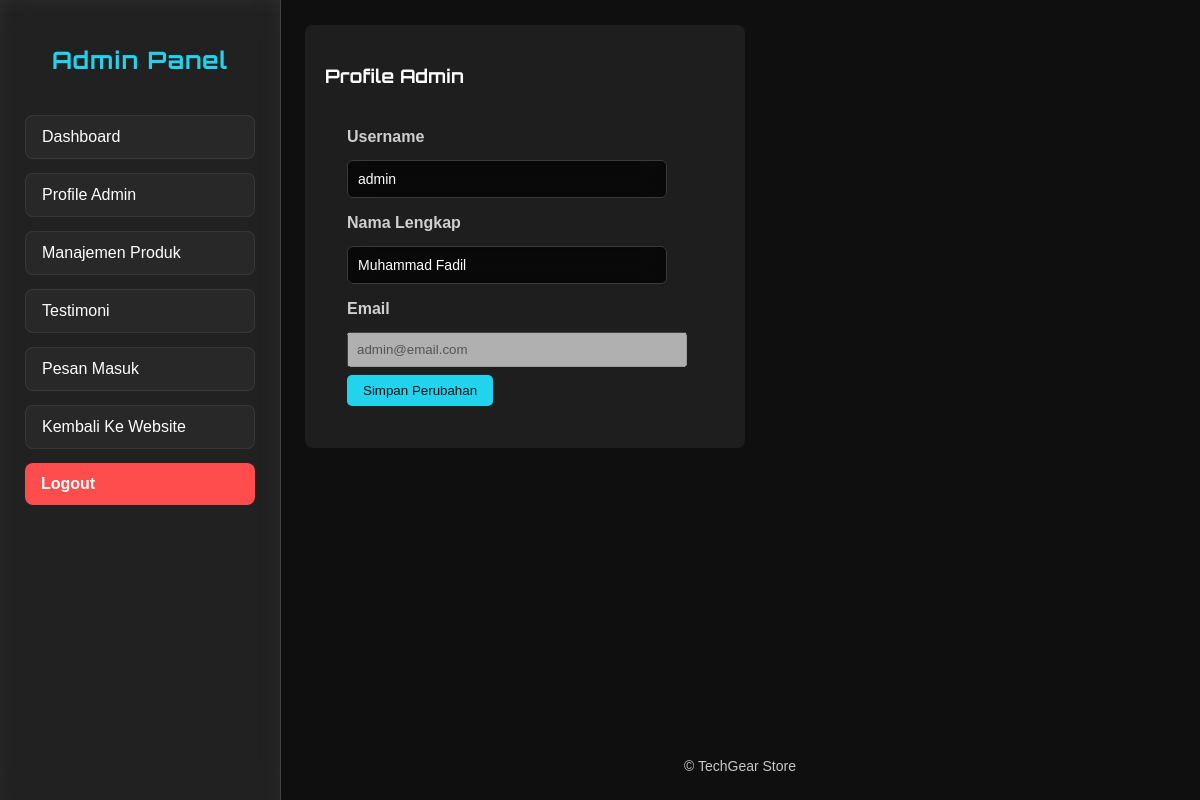
/pages/admin/profileAdmin.php (signed in), run on the app's committed database.
### tables this page shows
CREATE TABLE `users` (
  `id` int(11) NOT NULL,
  `username` varchar(50) NOT NULL,
  `email` varchar(100) NOT NULL,
  `password` varchar(255) NOT NULL,
  `nama_lengkap` varchar(255) DEFAULT NULL,
  `created_at` timestamp NOT NULL DEFAULT current_timestamp()
);

### pages/admin/profileAdmin.php (the view, shortened to what this page needs)
<?php
include '../../config/koneksi.php';
$id = $_SESSION['user_id'];
$query = mysqli_query($conn, "SELECT username, email, nama_lengkap FROM users WHERE id='$id' LIMIT 1");
$user = mysqli_fetch_assoc($query);
?>
<?php include 'metaAdmin.php'; ?>
<body>
<?php include 'sidebar.php'; ?>
<div class="main-content">
<div class="content-wrapper">
    <div class="profile-box">
    <h3>Profile Admin</h3>
    <form method="POST" action="../../controllers/updateAdmin.php">
        <label>Username</label>
        <input type="text" name="username" value="<?= $user['username']; ?>" required>
        <label>Nama Lengkap</label>
        <input type="text" name="nama_lengkap" value="<?= $user['nama_lengkap']; ?>" required>
        <label>Email</label>
        <input type="email" value="<?= $user['email']; ?>" disabled>
        <button type="submit" name="update">Simpan Perubahan</button>
    </form>
</div>
</div>
<?php include 'footerAdmin.php'; ?>

### assets/css/adminStyles/login.css (style rules this page uses)
form { width: 320px; padding: 22px; }
label { font-weight: bold; display: block; margin-bottom: 6px; color: #cfcfcf; }
input[type="text"], input[type="password"] { width: 100%; padding: 10px; margin-bottom: 16px; border: 1px solid #3a3a3a; backdrop-filter: blur(12px); background: rgba(0, 0, 0, 0.7); color: #fff; border-radius: 6px; box-sizing: border-box; font-size: 14px; transition: border 0.2s; }

### assets/css/adminStyles/global.css (style rules this page uses)
:root { --color-primary: #22d3ee; --color-primary-hover: #a1e9f4; --color-secondary: #1a1a1a; --color-tertiary: #0f0f0f; --glass-bg: rgba(255, 255, 255, 0.08); --glass-border: rgba(255, 255, 255, 0.15); }
* { scroll-behavior: smooth; }
h1,h2,h3 { font-family: 'Orbitron', sans-serif; }
body { margin: 0; font-family: Arial, sans-serif; background-color: var(--color-tertiary); color: var(--color-text); }
.main-content { margin-left: 280px; color: white; transition: 0.3s ease; min-height: 100vh; display: flex; flex-direction: column; padding: 0; }
.content-wrapper { padding: 25px 25px 0 25px; flex: 1; }

### assets/css/adminStyles/profile.css (style rules this page uses)
.profile-box { max-width: 400px; background: #1e1e1e; padding: 20px; border-radius: 8px; color: white; }
input { width: 100%; padding: 8px; margin: 8px 0; }
button { padding: 8px 16px; background: var(--color-primary); color: var(--color-tertiary); border: none; cursor: pointer; border-radius: 5px; }

### data on the page
users: username "admin", nama_lengkap "Muhammad Fadil", email "admin@email.com"
